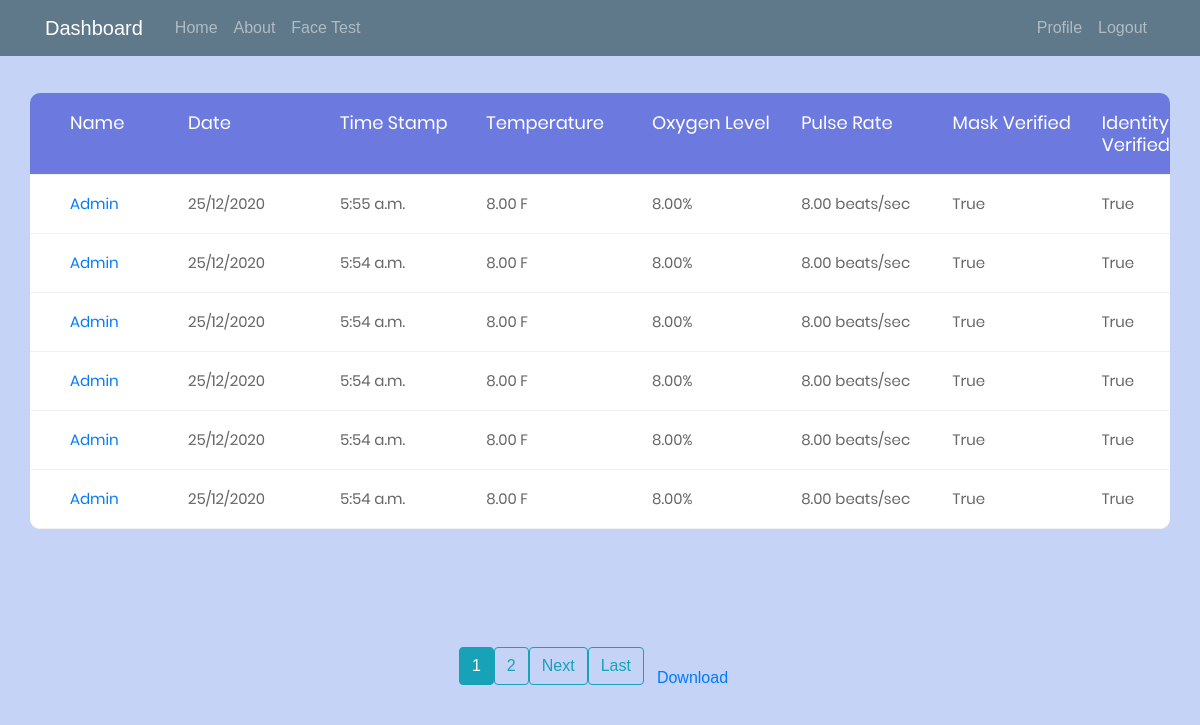
The app's page / (signed in) with its own data.
### analytics/models.py (models this page shows)
class reading(models.Model):
    user = models.ForeignKey(User, on_delete=models.CASCADE, blank= True, null=True)
    date = models.DateTimeField(default= timezone.now)
    temperature = models.DecimalField(decimal_places=2, default=8, max_digits=5)
    spo2 = models.DecimalField(decimal_places=2, default=8, max_digits=4)
    pulse_rate = models.DecimalField(decimal_places=2, default=8, max_digits=4)
    mask_verified = models.BooleanField(default=False)
    identity_verfied = models.BooleanField(default=False)

### analytics/views.py (the view)
# urls.py: path('',  Readings.as_view() , name = 'analytics-home'),
class Readings(LoginRequiredMixin, ListView):
    model = reading
    template_name = 'analytics/index.html'
    context_object_name = 'readings'
    paginate_by = 6
    def get_queryset(self):
        if self.request.user.is_superuser or self.request.user.is_staff:
            return reading.objects.all().order_by('-date')
        else:
            return reading.objects.filter(user = self.request.user).order_by('-date')

### analytics/templates/analytics/index.html (shortened to what this page needs)
{% load static%}
<html>
    <head>
        <link rel="stylesheet" href="https://maxcdn.bootstrapcdn.com/bootstrap/4.0.0/css/bootstrap.min.css">
        <link rel="stylesheet" type="text/css" href="{% static 'analytics/main.css' %}">
		<link rel="stylesheet" type="text/css" href="{% static 'analytics/vendor/bootstrap/css/bootstrap.min.css' %}">
		<link rel="stylesheet" type="text/css" href="{% static 'analytics/fonts/font-awesome-4.7.0/css/font-awesome.min.css' %}">
		<link rel="stylesheet" type="text/css" href="{% static 'analytics/vendor/animate/animate.css' %}">
		<link rel="stylesheet" type="text/css" href="{% static 'analytics/vendor/select2/select2.min.css' %}">
		<link rel="stylesheet" type="text/css" href="{% static 'analytics/vendor/perfect-scrollbar/perfect-scrollbar.css' %}">
		<link rel="stylesheet" type="text/css" href="{% static 'analytics/css/util.css' %}">
		<link rel="stylesheet" type="text/css" href="{% static 'analytics/css/main2.css' %}">
    </head>
    <body>
        <header class="site-header">
            <nav class="navbar navbar-expand-md navbar-dark bg-steel fixed-top">
              <div class="container">
                <a class="navbar-brand mr-4" href="{% url 'analytics-home' %}">Dashboard</a>
                <div class="collapse navbar-collapse" id="navbarToggle">
                  <div class="navbar-nav mr-auto">
                    <a class="nav-item nav-link" href="{% url 'analytics-home' %}">Home</a>
					<a class="nav-item nav-link" href="{% url 'analytics-about' %}">About</a>
					<a class="nav-item nav-link" href="{% url 'default' %}">Face Test</a>
                  </div>
                  <div class="navbar-nav">
					{% if user.is_authenticated %}
						<a class="nav-item nav-link" href="{% url 'profile' %}">Profile</a>
					  	<a class="nav-item nav-link" href="{% url 'logout' %}">Logout</a>
                    {% else %}
                      <a class="nav-item nav-link" href="{% url 'login' %}">Login</a>
                      <a class="nav-item nav-link" href="{% url 'register' %}">Register</a>
                    {% endif%}
                  </div>
                </div>
              </div>
            </nav>
          </header>
		<div class="limiter">
			<div class="container-table100">
				<div class="wrap-table100">
						<div class="table">
							<div class="row header">
								<div class="cell">
									Name
								</div>
								<div class="cell">
									Date
								</div>
								<div class="cell">
									Time Stamp
								</div>
								<div class="cell">
									Temperature
								</div>
								<div class="cell">
									Oxygen Level
								</div>
								<div class="cell">
									Pulse Rate
								</div>
								<div class="cell">
									Mask Verified
								</div>
								<div class="cell">
									Identity Verified
								</div>
							</div>
						{% for reading in readings%}
							<div class="row">
								<div class="cell" data-title="Full Name">
								{% if user.is_superuser or user.is_staff %}
								<a href="{% url 'user-readings' reading.user.username %}">
									{{ reading.user.username }}
								</a>
								{% else %}
									{{ reading.user.username }}
								{% endif %}
								</div>
								<div class="cell" data-title="Date">
									{{ reading.date|date:"j/m/Y" }}
								</div>
								<div class="cell" data-title="Time Stamp">
									{{ reading.date|date:"f a" }}
								</div>
								<div class="cell" data-title="Temperature">
									{{reading.temperature}} F
								</div>
								<div class="cell" data-title="Oxygen Level">
									{{reading.spo2}}%
								</div>
								<div class="cell" data-title="Pulse Rate">
									{{reading.pulse_rate}} beats/sec
								</div>
								<div class="cell" data-title="Mask Verified">
									{{reading.mask_verified}}
								</div>
								<div class="cell" data-title="Identity Verified">
									{{reading.identity_verfied}}
								</div>
							</div>
						{% endfor %}
						</div>
				</div>
				{% if is_paginated %}
					{% for num in page_obj.paginator.page_range %}
					{% if page_obj.number == num%}
						<a class="btn btn-info mb-4" href = "?page={{ num }}">{{ num }}</a>
					{% elif num > page_obj.number|add:'-3' and num < page_obj.number|add:'+3' %}
						<a class="btn btn-outline-info mb-4" href = "?page={{ num }}">{{ num }}</a>
					{% endif %}
					{% endfor %}
					{% if page_obj.has_next %}
					<a class="btn btn-outline-info mb-4" href = "?page={{ page_obj.next_page_number}}">Next</a>
					<a class="btn btn-outline-info mb-4" href = "?page={{ page_obj.paginator.num_pages }}">Last</a>
					{% endif %}
				{% endif %}
						<a href="{% url 'download' %}" class="btn btn-3">Download</a>
			</div>
		</div>
	</body>
</html>

### analytics/static/analytics/main.css (style rules this page uses)
body { background: #fafafa; color: #333333; margin-top: 5rem; }
.bg-steel { background-color: #5f788a; }
.site-header .navbar-nav .nav-link { color: #cbd5db; }

### analytics/static/analytics/css/main2.css (style rules this page uses)
* { margin: 0px; padding: 0px; box-sizing: border-box; }
body, html { height: 100%; font-family: sans-serif; }
a { margin: 0px; transition: all 0.4s; -webkit-transition: all 0.4s; -o-transition: all 0.4s; -moz-transition: all 0.4s; }
.limiter { width: 100%; margin: 0 auto; }
.container-table100 { width: 100%; min-height: 100vh; background: #c4d3f6; display: -webkit-box; display: -webkit-flex; display: -moz-box; display: -ms-flexbox; display: flex; align-items: center; justify-content: center; flex-wrap: wrap; padding: 33px 30px; }
.wrap-table100 { width: 1520px; border-radius: 10px; overflow: hidden; }
.table { width: 100%; display: table; margin: 0; }
.row { display: table-row; background: #fff; }
.row.header { color: #ffffff; background: #6c7ae0; }
.cell { display: table-cell; }
.row .cell { font-family: Poppins-Regular; font-size: 15px; color: #666666; line-height: 1.2; font-weight: unset !important; padding-top: 20px; padding-bottom: 20px; border-bottom: 1px solid #f2f2f2; }
.row.header .cell { font-family: Poppins-Regular; font-size: 18px; color: #fff; line-height: 1.2; font-weight: unset !important; padding-top: 19px; padding-bottom: 19px; }
.row .cell:nth-child(1) { width: 190px; padding-left: 40px; }
.row .cell:nth-child(2) { width: 190px; }
.row .cell:nth-child(3) { width: 190px; }
.row .cell:nth-child(4) { width: 190px; }
.row .cell:nth-child(5) { width: 190px; }
.row .cell:nth-child(6) { width: 190px; }
.row .cell:nth-child(7) { width: 190px; }
.table, .row { width: 100% !important; }

### records on screen
reading: user.username "Admin", date "25/12/2020", date "5:55 a.m.", temperature "8.00", spo2 "8.00", pulse_rate "8.00", mask_verified "True", identity_verfied "True"
reading: user.username "Admin", date "25/12/2020", date "5:54 a.m.", temperature "8.00", spo2 "8.00", pulse_rate "8.00", mask_verified "True", identity_verfied "True"
reading: user.username "Admin", date "25/12/2020", date "5:54 a.m.", temperature "8.00", spo2 "8.00", pulse_rate "8.00", mask_verified "True", identity_verfied "True"
reading: user.username "Admin", date "25/12/2020", date "5:54 a.m.", temperature "8.00", spo2 "8.00", pulse_rate "8.00", mask_verified "True", identity_verfied "True"
reading: user.username "Admin", date "25/12/2020", date "5:54 a.m.", temperature "8.00", spo2 "8.00", pulse_rate "8.00", mask_verified "True", identity_verfied "True"
reading: user.username "Admin", date "25/12/2020", date "5:54 a.m.", temperature "8.00", spo2 "8.00", pulse_rate "8.00", mask_verified "True", identity_verfied "True"

### other values on screen
{{ num }} "1"
{{ num }} "2"
